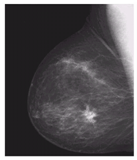
#> input picture Lab3-std/Lab3/imgs/Picture1.png, 137 x 160 px
$ jupyter execute --allow-errors Lab3_STD.ipynb   (shell and % lines are left out)
#> lines starting #> are read from the running program, lines starting #| are printed output that depends on the picture
### Lab3-std/Lab3/commonfunctions.py


import skimage.io as io
import matplotlib.pyplot as plt
import numpy as np
from skimage.exposure import histogram
from matplotlib.pyplot import bar
from skimage.color import rgb2gray,rgb2hsv

# Convolution:
from scipy.signal import convolve2d
from scipy import fftpack
import math

from skimage.util import random_noise
from skimage.filters import median
from skimage.feature import canny

from mpl_toolkits.mplot3d import Axes3D  # noqa: F401 unused import

import matplotlib.pyplot as plt
from matplotlib import cm
from matplotlib.ticker import LinearLocator, FormatStrFormatter
import numpy as np

# Edges
from skimage.filters import sobel_h, sobel, sobel_v,roberts, prewitt

# Show the figures / plots inside the notebook
# [55 lines left out: functions show_images, show_3d_image, show_3d_image_filtering_in_freq, not called in this run]


def showHist(img):
    # An "interface" to matplotlib.axes.Axes.hist() method
    plt.figure()
    imgHist = histogram(img, nbins=256)

    bar(imgHist[1].astype(np.uint8), imgHist[0], width=0.8, align='center')

### Lab3-std/Lab3/Lab3_STD.ipynb
# Lab 4
### Contrast Enhancement

http://scikit-image.org/docs/dev/api/skimage.exposure.html#skimage.exposure.equalize_hist

[cell 1]
from commonfunctions import *

[cell 2]
import skimage.io as io
import matplotlib.pyplot as plt
import numpy as np

# Show the figures / plots inside the notebook
from skimage.color import rgb2gray

def show_images(images,titles=None):
    #This function is used to show image(s) with titles by sending an array of images and an array of associated titles.
    # images[0] will be drawn with the title titles[0] if exists
    # You aren't required to understand this function, use it as-is.
    n_ims = len(images)
    if titles is None: titles = ['(%d)' % i for i in range(1,n_ims + 1)]
    fig = plt.figure()
    n = 1
    for image,title in zip(images,titles):
        a = fig.add_subplot(1,n_ims,n)
        if image.ndim == 2:
            plt.gray()
        plt.imshow(image)
        a.set_title(title)
        n += 1
    fig.set_size_inches(np.array(fig.get_size_inches()) * n_ims)
    plt.show()

# 1) Negative Transformation

[cell 3]
def negativeTransformation(img):
    img = rgb2gray(img) * 255
    out_img = 255 - img
    show_images([img, out_img], ['Input Image', 'Output Image'])

[cell 4]
img = io.imread('imgs/Picture1.png')
#> img is the input picture: shape (160, 137, 4); mean R, G, B, A 86.7, 84.1, 86.7, 255
negativeTransformation(img)
#> in negativeTransformation, `out_img = 255 - img`:
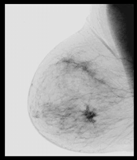
#> out_img: shape (160, 137) float64; min 0, max 234.4, mean 170.2
#> in show_images, `n_ims = len(images)`: n_ims = 2
#> the loop in show_images, `for image,title in zip(images,titles):` made 2 passes
#> (title, n) on passes 1 to 2: ('Input Image', 2), ('Output Image', 3)
#> after the loop in show_images, `for image,title in zip(images,titles):`: n = 3
#> in show_images, `plt.show()`:
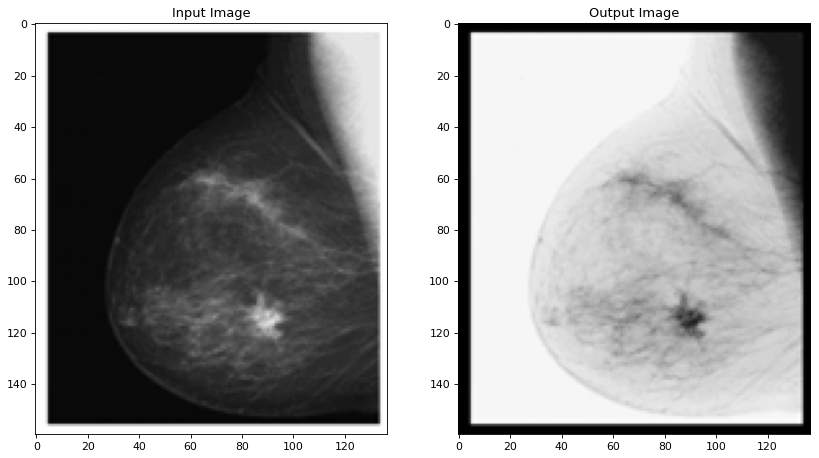
#> figure drawn by matplotlib, 2 panels

# 2) Contrast Enhancement

[cell 5]
def contrastEnhancement(img):
    img = rgb2gray(img) * 255
    out_img = np.copy(img)
    out_img = np.where(img<=100,1.5*img+50,img)
    show_images([img, out_img], ['Input Image', 'Output Image'])

[cell 6]
img = io.imread('imgs/Picture2.png')
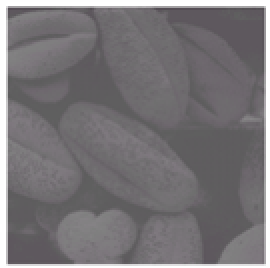
#> input picture Lab3-std/Lab3/imgs/Picture2.png, 135 x 134 px (shown 2 times larger)
#> img is the input picture: shape (134, 135, 4); mean R, G, B, A 120, 117, 120, 255
contrastEnhancement(img)
#> in contrastEnhancement, `out_img = np.where(img<=100,1.5*img+50,img)`:
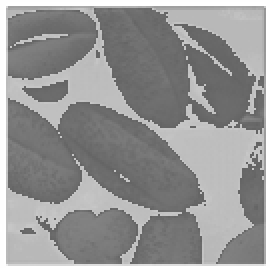
#> out_img: shape (134, 135) float64 (shown 2 times larger); min 100.1, max 255, mean 147.9
#> the loop in show_images (call 2), `for image,title in zip(images,titles):` made 2 passes

# 3) Gamma Correction

[cell 7]
def gammaCorrection(img, c, alpha):
#> called with c = 1, alpha = 3
    img = rgb2gray(img)
    out_img = c * np.power(img, alpha)
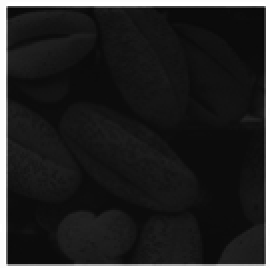
#> out_img: shape (134, 135) float64 (shown 2 times larger); min 0.0265, max 1, mean 0.144
    show_images([img, out_img], ['Input Image', 'Output Image'])

[cell 8]
img = io.imread('imgs/Picture2.png')
gammaCorrection(img, 1, 3)
gammaCorrection(img, 1, 0.5)
#> call 2 of gammaCorrection, with c = 1, alpha = 0.5
#> in gammaCorrection (call 2), `out_img = c * np.power(img, alpha)`:
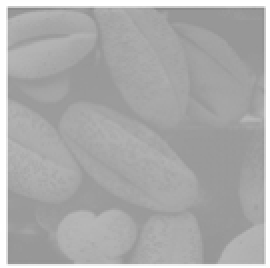
#> out_img: shape (134, 135) float64 (shown 2 times larger); min 0.546, max 1, mean 0.673

### As alpha increases the brightness decreases and vice versa.

# 4) Histogram Eq.

#### Note: Histogram function of skimage returns only present intensity values not all 255
#### You can use showHist function from commonfunctions file

[cell 9]
def getImageWithHist(img):
    img = rgb2gray(img) * 255
    # maximum number of gray levels
    max_gray = int(np.max(img))
#> max_gray = 255
    # generating 1D array of size equal to max gray levels
    freq = np.zeros((1,max_gray+1))[0]
#> freq = 256 values from 0 to 0
    # np.arange makes array of max_gray -1 and we need bins to be max_gray +1 so we add 2
    freq = np.histogram(img,bins = np.arange(max_gray+2))[0]
#> freq = 256 values, max 5356 at index 29, min 0 at index 0, mean 85.62
    # calculating probability of pixel intensities
    img_size = img.shape[0] * img.shape[1]
#> img_size = 21920

    cumu_hist = freq/(img_size)
#> cumu_hist = 256 values, max 0.244 at index 29, min 0 at index 0, mean 0.00391
    cumu_hist = np.cumsum(cumu_hist)
#> cumu_hist = 256 values from 0 to 1
    cumu_hist *= (max_gray)
#> cumu_hist = 256 values from 0 to 255
    cumu_hist = np.around(cumu_hist).astype(int)

    out_img = np.zeros(img.shape)
    out_img = cumu_hist[np.copy(img).astype(int)]
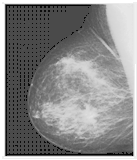
#> out_img: shape (160, 137) int64; min 0, max 255, mean 136.4

    #rendering i/o image
    show_images([img, out_img], ['Input Image', 'Output Image'])
    # before applying histogram equalizer
    showHist(img)
    # after applying histogram equalizer
    showHist(out_img)
#> pass 3 of the loop `for image_name in image_names:`:
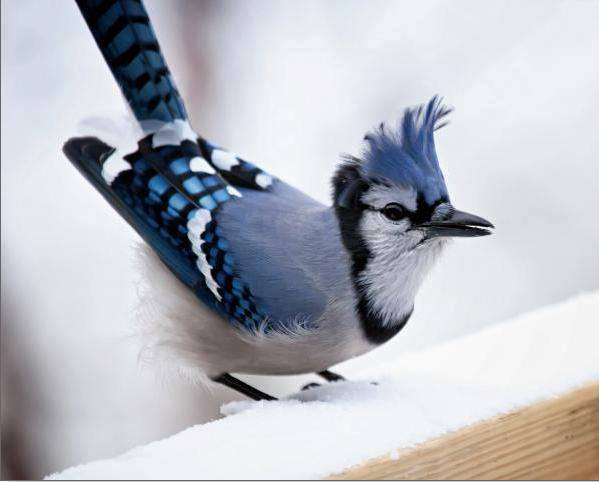
#> input picture Lab3-std/Lab3/imgs/bird.jpg, 599 x 482 px
#> img is the input picture: shape (482, 599, 3); mean R, G, B 184.2, 185.7, 193.3
#> max_gray = 254
#> in getImageWithHist (call 3), `freq = np.histogram(img,bins = np.arange(max_gray+2))[0]`: freq = 255 values, max 10690 at index 233, min 13 at index 254, mean 1132.2
#> in getImageWithHist (call 3), `cumu_hist = freq/(img_size)`: cumu_hist = 255 values, max 0.037 at index 233, min 4.5e-05 at index 254, mean 0.00392
#> in getImageWithHist (call 3), `cumu_hist = np.cumsum(cumu_hist)`: cumu_hist = 255 values from 0.00281 to 1
#> in getImageWithHist (call 3), `cumu_hist *= (max_gray)`: cumu_hist = 255 values from 0.713 to 254
#> in getImageWithHist (call 3), `cumu_hist = np.around(cumu_hist).astype(int)`: cumu_hist = 255 values from 1 to 254
#> in getImageWithHist (call 3), `out_img = cumu_hist[np.copy(img).astype(int)]`:
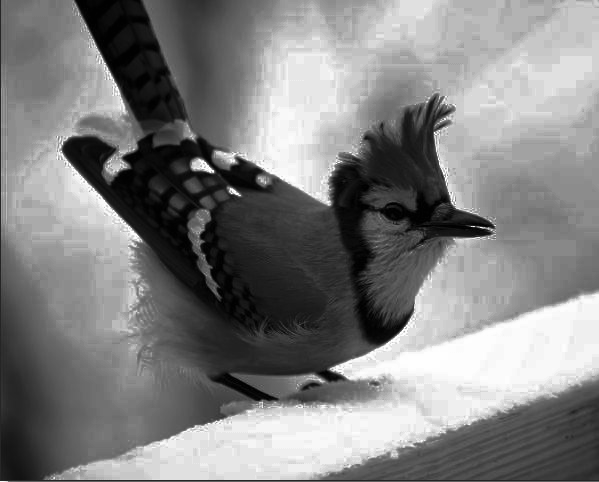
#> out_img: shape (482, 599) int64; min 1, max 254, mean 128.7
#> the loop in show_images (call 7), `for image,title in zip(images,titles):` made 2 passes
#> after the loop in show_images (call 7), `for image,title in zip(images,titles):`: n = 3
#> in show_images (call 7), `plt.show()`:
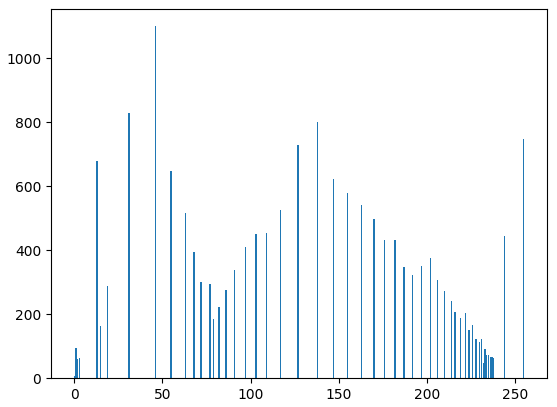
#> figure drawn by matplotlib, 1 panel; tallest bar 1100 high, from x = 45.6 to 46.4

[cell 10]
import os

image_names = os.listdir('./imgs')
for image_name in image_names:
    path = os.path.join('imgs',image_name)
    img = io.imread(path)
    getImageWithHist(img)
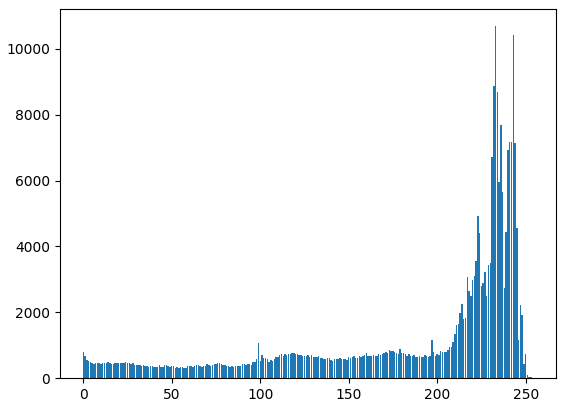
#> figure drawn by matplotlib, 1 panel; tallest bar 10690 high, from x = 232.6 to 233.4
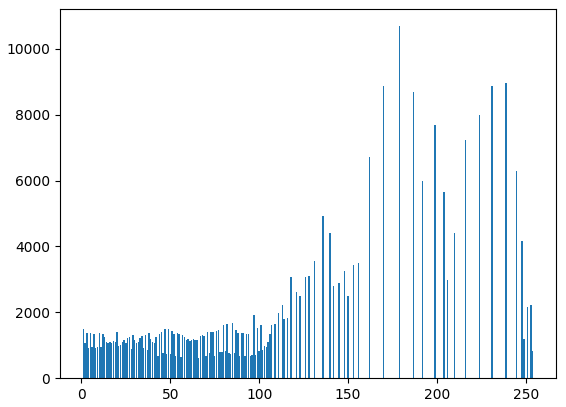
#> figure drawn by matplotlib, 1 panel; tallest bar 10690 high, from x = 178.6 to 179.4
